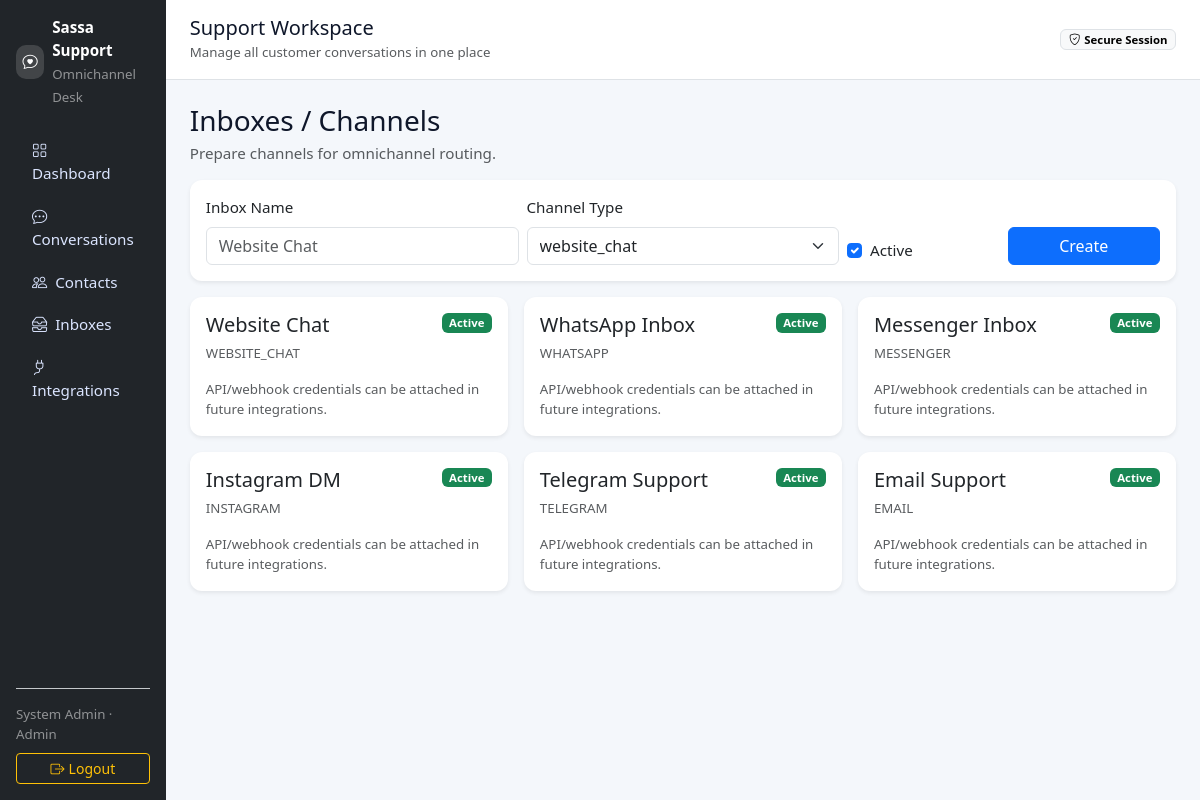
Screenshot of /inboxes (signed in) with the database file from the repository.
### tables this page shows
CREATE TABLE inboxes (
  id INT AUTO_INCREMENT PRIMARY KEY,
  name VARCHAR(100) NOT NULL,
  channel_type VARCHAR(50) NOT NULL,
  credentials_json JSON NULL,
  is_active TINYINT(1) DEFAULT 1,
  created_at TIMESTAMP DEFAULT CURRENT_TIMESTAMP
);

### app/helpers/App.php (called while the page is built, shortened)
<?php
class App
{
    public static array $config = [];
    public static function init(): void
    {
        self::$config = require __DIR__ . '/../../config/config.php';
        date_default_timezone_set(self::$config['app']['timezone']);
    }
    public static function view(string $view, array $data = []): void
    {
        extract($data);
        require __DIR__ . '/../views/' . $view . '.php';
    }
    public static function basePath(): string
    {
        $configured = trim(parse_url(self::$config['app']['url'] ?? '', PHP_URL_PATH) ?? '', '/');
        $requestPath = trim(parse_url($_SERVER['REQUEST_URI'] ?? '', PHP_URL_PATH) ?? '', '/');
        if ($configured !== '' && ($requestPath === $configured || str_starts_with($requestPath, $configured . '/'))) {
            return $configured;
        }
        $scriptDir = trim(str_replace('\\', '/', dirname($_SERVER['SCRIPT_NAME'] ?? '')), '/');
        return $scriptDir;
    }
    public static function url(string $path = ''): string
    {
        $base = self::basePath();
        $relative = ltrim($path, '/');
        return '/' . ($base ? $base . '/' : '') . $relative;
    }
}

### app/controllers/InboxesController.php (called while the page is built, shortened)
<?php
class InboxesController
{
    public function index(): void
    {
        App::view('inboxes/index', ['inboxes' => (new Inbox())->all()]);
    }
}

### public/index.php (called while the page is built, shortened)
<?php
require __DIR__ . '/../app/helpers/App.php';
require __DIR__ . '/../app/helpers/functions.php';
require __DIR__ . '/../app/helpers/Router.php';
$router = new Router();
require __DIR__ . '/../routes/web.php';
$router->dispatch($_SERVER['REQUEST_METHOD'], $_SERVER['REQUEST_URI']);

### routes/web.php (called while the page is built, shortened)
<?php
$inboxes = new InboxesController();

### app/models/Inbox.php (called while the page is built, shortened)
<?php
class Inbox extends BaseModel
{
    public function all(): array
    {
        return $this->db->query('SELECT * FROM inboxes ORDER BY created_at DESC')->fetchAll();
    }
}

### app/helpers/functions.php (called while the page is built, shortened)
<?php
function e(?string $value): string
{
    return htmlspecialchars((string) $value, ENT_QUOTES, 'UTF-8');
}

### app/views/inboxes/index.php (the view, shortened to what this page needs)
<?php require __DIR__ . '/../partials/header.php'; ?>
<div class="d-flex justify-content-between align-items-center mb-3">
  <div><h3 class="mb-1">Inboxes / Channels</h3><p class="text-muted mb-0">Prepare channels for omnichannel routing.</p></div>
</div>
<div class="card border-0 shadow-sm mb-3">
  <div class="card-body">
    <form method="post" action="<?= App::url('inboxes') ?>" class="row g-2 align-items-end">
      <div class="col-md-4"><label class="form-label">Inbox Name</label><input class="form-control" name="name" placeholder="Website Chat" required></div>
      <div class="col-md-4"><label class="form-label">Channel Type</label><select class="form-select" name="channel_type"><option>website_chat</option></select></div>
      <div class="col-md-2"><div class="form-check"><input class="form-check-input" type="checkbox" name="is_active" checked><label class="form-check-label">Active</label></div></div>
      <div class="col-md-2"><button class="btn btn-primary w-100">Create</button></div>
    </form>
  </div>
</div>
<div class="row g-3">
<?php foreach ($inboxes as $i): ?>
  <div class="col-md-6 col-xl-4">
    <div class="card border-0 shadow-sm h-100">
      <div class="card-body">
        <div class="d-flex justify-content-between align-items-start">
          <h5 class="mb-1"><?= e($i['name']) ?></h5>
          <?= $i['is_active'] ? '<span class="badge text-bg-success">Active</span>' : '<span class="badge text-bg-secondary">Inactive</span>' ?>
        </div>
        <small class="text-muted"><?= e(strtoupper($i['channel_type'])) ?></small>
        <p class="text-muted mt-3 mb-0 small">API/webhook credentials can be attached in future integrations.</p>
      </div>
    </div>
  </div>
<?php endforeach; ?>
</div>
<?php require __DIR__ . '/../partials/footer.php'; ?>

### app/helpers/Router.php (shortened to what this page needs)
<?php
class Router
{
    private array $routes = [];
    public function add(string $method, string $path, callable $handler): void
    {
        $this->routes[] = [$method, trim($path, '/'), $handler];
    }
    public function dispatch(string $method, string $uri): void
    {
        $uri = trim(parse_url($uri, PHP_URL_PATH), '/');
        $baseCandidates = array_filter([
            trim(parse_url(App::$config['app']['url'] ?? '', PHP_URL_PATH) ?? '', '/'),
            App::basePath(),
        ]);
        foreach ($baseCandidates as $base) {
            if ($base && ($uri === $base || str_starts_with($uri, $base . '/'))) {
                $uri = trim(substr($uri, strlen($base)), '/');
                break;
            }
        }
        foreach ($this->routes as [$routeMethod, $routePath, $handler]) {
            $pattern = '#^' . preg_replace('/\{([a-z_]+)\}/', '([^/]+)', $routePath) . '$#';
            if ($routeMethod === $method && preg_match($pattern, $uri, $matches)) {
                array_shift($matches);
                $handler(...$matches);
                return;
            }
        }
    }
}

### public/assets/css/app.css (style rules this page uses)
:root { --bg:#f4f7fb; --card:#ffffff; --text:#0f172a; }
body { background:var(--bg);color:var(--text);font-size:.95rem }
.card { border-radius:12px }

### rows the page displays
inboxes: name "Website Chat", is_active "Active", channel_type "WEBSITE_CHAT"
inboxes: name "WhatsApp Inbox", is_active "Active", channel_type "WHATSAPP"
inboxes: name "Messenger Inbox", is_active "Active", channel_type "MESSENGER"
inboxes: name "Instagram DM", is_active "Active", channel_type "INSTAGRAM"
inboxes: name "Telegram Support", is_active "Active", channel_type "TELEGRAM"
inboxes: name "Email Support", is_active "Active", channel_type "EMAIL"
